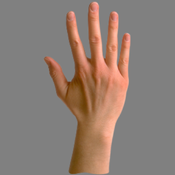
#> input picture stats/96Stimuli/stimulus1.tif, 175 x 175 px
$ python -i icon.py   (imports and definitions only)
#> lines starting #> are read from the running program, lines starting #| are printed output that depends on the picture
#!/usr/bin/env python3
# -*- coding: utf-8 -*-
"""
icon object which can be plotted into an axis
"""

import os
import matplotlib.pyplot as plt
import matplotlib
from matplotlib.offsetbox import OffsetImage, AnnotationBbox, DrawingArea
import numpy as np
import PIL
import PIL.ImageOps
import PIL.ImageFilter
from PIL import UnidentifiedImageError
from rsatoolbox.rdm import RDMs
from rsatoolbox.util.pooling import pool_rdm
if hasattr(matplotlib.colormaps, 'get_cmap'):
    mpl_get_cmap = matplotlib.colormaps.get_cmap
else:
    mpl_get_cmap = matplotlib.cm.get_cmap  # drop:py37


class Icon:
    """
    Icon object, i.e. an object which can be plotted into an axis or as
    an axis label.

    Args:
        image (np.ndarray or PIL.Image or RDMs or Icon)
            the image to use as an icon
            arrays and images should give the image directly
            RDMs takes the average RDM from the object
            If an Icon is passed its image property is used

        string (String)
            string to place on the icon

        color (color definition)
            background / border color
            default: None -> no border or background

        marker (matplotlib markertype)
            sets what kind of symbol to plot

        cmap (color map)
            color map applied to the image

        border_type (String)

            - None : default, puts the color as a background
              where the alpha of the image is not 0

            - 'pad' : pads the image with the border color -> square border

            - 'conv' : extends the area by convolving with a circle

        border_width (integer)
            width of the border

        make_square (bool)
            if set to true the image is first reshaped into a square

        circ_cut (flag)
            sets how the icon is cut into circular shape:

            - None : default, no cutting

            - 'cut' : sets alpha to 0 out of a circular aperture

            - 'cosine' : sets alpha to a raised cosine window

            - a number between 0 and 1 : a tukey window with the flat proportion
              of the aperture given by the number. For 0 this corresponds
              to the cosine window, for 1 it corresponds to 'cut'.

        resolution (one or two numbers):
            sets a resolution for the icon to which the image is resized
            prior to all processing. If only one number is provided,
            the image is resized to a square with that size

        marker_front (bool):
            switches whether the marker is plotted in front or behind the
            image. If True the marker is plotted unfilled in front
            If False the marker is plotted behind the image filled.

            default = True

        font_size (float)
            size of any annotation text

        font_name (str):
            annotation font

        font_color (np.ndarray)
            font color for annotations

    """

    def __init__(
            self, image=None, string=None, color=None, marker=None,
            cmap=None, border_type=None, border_width=2, make_square=False,
            circ_cut=None, resolution=None, marker_front=True,
            markeredgewidth=2, font_size=None, font_name=None,
            font_color=None):
        self.final_image = None
        self.font_size = font_size
        self.font_name = font_name
        self.string = string
        self.font_color = font_color
        self.marker = marker
        self.marker_front = marker_front
        self.markeredgewidth = markeredgewidth
        self._make_square = make_square
        self._border_width = border_width
        self._border_type = border_type
        self._cmap = cmap
        self._color = color
        self._circ_cut = None
        self._resolution = None
        self.image = image
        if resolution is not None:
            self.resolution = resolution
        self.circ_cut = circ_cut

    @property
    def image(self):
        return self._image

    @image.setter
    def image(self, image):
        """ interprets image/converts it into an image"""
        if isinstance(image, Icon):
            self._image = image.image
        elif isinstance(image, RDMs):
            avg_rdm = pool_rdm(image)
            image = avg_rdm.get_matrices()[0]
            self._image = image / np.max(image)
            if self.resolution is None:
                self._resolution = np.array(100)
        elif image is not None:
            self._image = image
        else:
            self._image = None
        self.recompute_final_image()

    @property
    def string(self):
        return self._string

    @string.setter
    def string(self, string):
        if string is None or isinstance(string, str):
            self._string = string
        else:
            raise ValueError("String must be a string")

    @property
    def color(self):
        return self._color

    # [4 lines left out: function color, not called in this run]

    @property
    def cmap(self):
        return self._cmap

    # [4 lines left out: function cmap, not called in this run]

    @property
    def make_square(self):
        return self._make_square

    # [4 lines left out: function make_square, not called in this run]

    @property
    def border_width(self):
        return self._border_width

    # [4 lines left out: function border_width, not called in this run]

    @property
    def border_type(self):
        return self._border_type

    # [4 lines left out: function border_type, not called in this run]

    @property
    def resolution(self):
        return self._resolution

    # [7 lines left out: function resolution, not called in this run]

    @property
    def circ_cut(self):
        return self._circ_cut

    # [403 lines left out: functions circ_cut, recompute_final_image, plot, _tick_label, x_tick_label, y_tick_label and 1 more, not called in this run]

>>> import cv2
>>> picture = cv2.imread('../../../stats/96Stimuli/stimulus1.tif', cv2.IMREAD_GRAYSCALE)
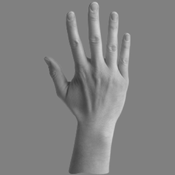
#> picture: shape (175, 175); min 57, max 212, mean 129.9
>>> result = Icon().image(picture)
#> (the run stopped early here; a loop or call above may not have finished)

$ run again, on stats/96Stimuli/stimulus11.tif
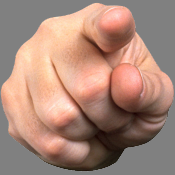
#> input picture stats/96Stimuli/stimulus11.tif, 175 x 175 px
#> `picture = cv2.imread('../../../stats/96Stimuli/stimulus1.tif', cv2.IMR..`:
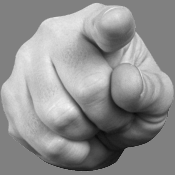
#> picture: shape (175, 175); min 10, max 246, mean 143.7

$ run again, on stats/96Stimuli/stimulus12.tif
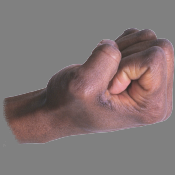
#> input picture stats/96Stimuli/stimulus12.tif, 175 x 175 px
#> `picture = cv2.imread('../../../stats/96Stimuli/stimulus1.tif', cv2.IMR..`:
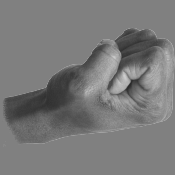
#> picture: shape (175, 175); min 42, max 205, mean 121.3

$ run again, on stats/96Stimuli/stimulus13.tif
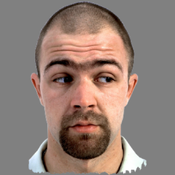
#> input picture stats/96Stimuli/stimulus13.tif, 175 x 175 px
#> `picture = cv2.imread('../../../stats/96Stimuli/stimulus1.tif', cv2.IMR..`:
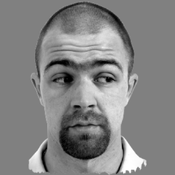
#> picture: shape (175, 175); min 0, max 255, mean 131.8
